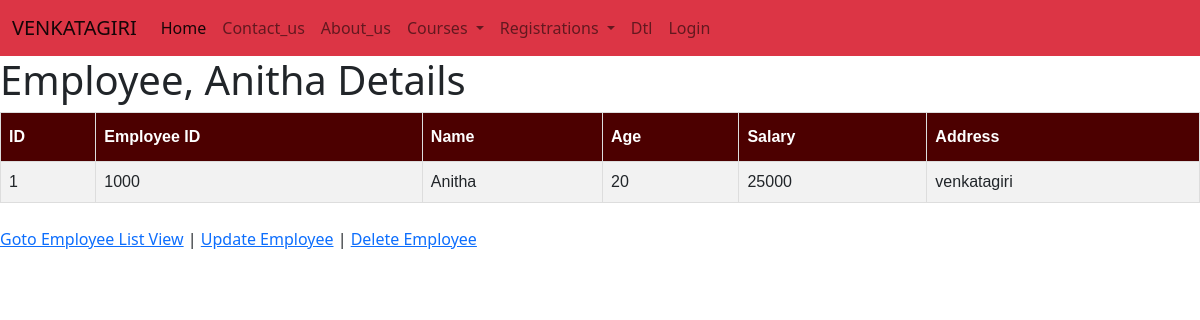
The app's page /employee/emp_info/1 with its own data.
### company_app/models.py (models this page shows)
class Employee(models.Model):
    eno=models.IntegerField()
    name=models.CharField(max_length=100)
    age=models.IntegerField()
    salary=models.IntegerField()
    address=models.CharField(max_length=100)

### company_app/views.py (the view)
# urls.py: path('emp_info/<pk>',views.emp_info,name='emp_info'),
def emp_info(request,pk):
    employee=Employee.objects.get(id=pk)
    emp_dict={
        'employee'  :  employee
    }
    return render(request,'company_app/emp_id.html',context=emp_dict)

### templates/company_app/emp_id.html (shortened to what this page needs)
{% extends 'layout.html' %}
{% block page_content %}
<h1>Employee, {{ employee.name }} Details</h1>
<table id="customers">
  <tr>
    <th>ID</th>
    <th>Employee ID</th>
    <th>Name</th>
    <th>Age</th>
	<th>Salary</th>
    <th>Address</th>
  </tr>
  <tr>
    <td>{{ employee.id }}</td>
    <td>{{ employee.eno }}</td>
    <td>{{ employee.name }}</td>
    <td>{{ employee.age }}</td>
    <td>{{ employee.salary }}</td>
	<td>{{ employee.address }}</td>
  </tr>
</table>
<br>
<a href="/employee/">Goto Employee List View</a> |
<a href="{% url 'employee:emp_update' pk=employee.id %}">Update Employee</a> |
<a href="{% url 'employee:emp_delete' pk=employee.id %}">Delete Employee</a>
{% endblock %}

### templates/company_app/emp_id.html (style rules this page uses)
#customers { font-family: Arial, Helvetica, sans-serif; border-collapse: collapse; width: 100%; }
#customers td, #customers th { border: 1px solid #ddd; padding: 8px; }
#customers tr:nth-child(even) { background-color: #f2f2f2; }
#customers th { padding-top: 12px; padding-bottom: 12px; text-align: left; background-color: #4C0000; color: white; }

### records on screen
Employee: name "Anitha", id "1", eno "1000", age "20", salary "25000", address "venkatagiri"
